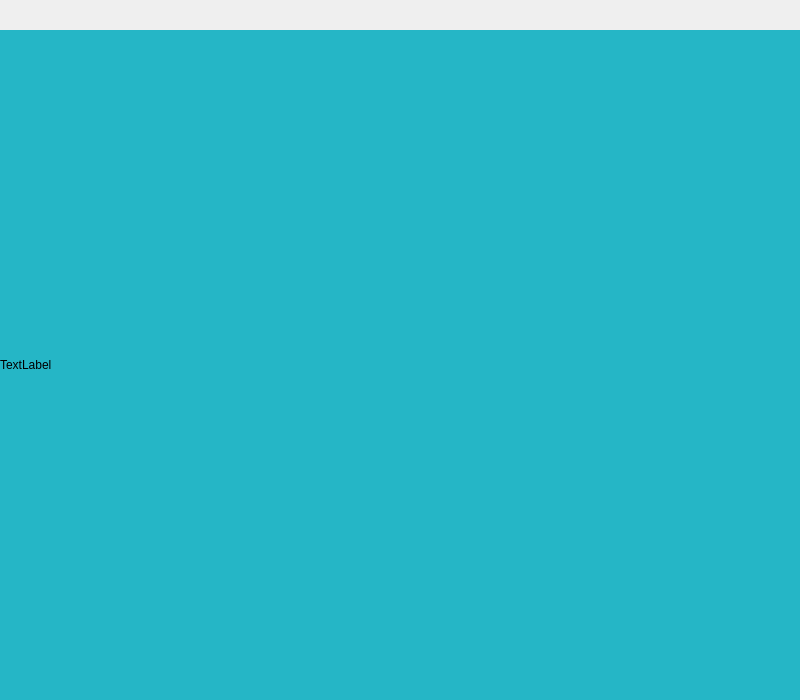
<?xml version="1.0" encoding="UTF-8"?>
<ui version="4.0">
 <class>TestQResizeEventClass</class>
 <widget class="QWidget" name="TestQResizeEventClass">
  <property name="geometry">
   <rect>
    <x>0</x>
    <y>0</y>
    <width>800</width>
    <height>700</height>
   </rect>
  </property>
  <property name="windowTitle">
   <string>TestQResizeEvent</string>
  </property>
  <widget class="QLabel" name="label">
   <property name="geometry">
    <rect>
     <x>0</x>
     <y>30</y>
     <width>800</width>
     <height>670</height>
    </rect>
   </property>
   <property name="styleSheet">
    <string notr="true">background-color: rgb(37, 182, 198);</string>
   </property>
   <property name="text">
    <string>TextLabel</string>
   </property>
  </widget>
 </widget>
 <layoutdefault spacing="6" margin="11"/>
 <resources>
  <include location="TestQResizeEvent.qrc"/>
 </resources>
 <connections/>
</ui>
